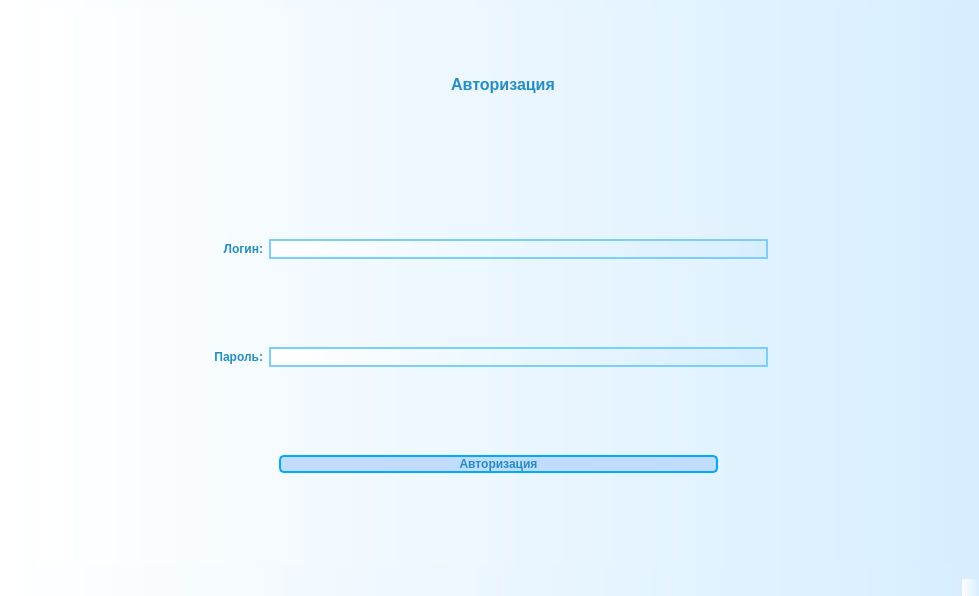
<?xml version="1.0" encoding="UTF-8"?>
<ui version="4.0">
 <class>MainWindow</class>
 <widget class="QMainWindow" name="MainWindow">
  <property name="geometry">
   <rect>
    <x>0</x>
    <y>0</y>
    <width>979</width>
    <height>596</height>
   </rect>
  </property>
  <property name="sizePolicy">
   <sizepolicy hsizetype="Preferred" vsizetype="Preferred">
    <horstretch>0</horstretch>
    <verstretch>0</verstretch>
   </sizepolicy>
  </property>
  <property name="palette">
   <palette>
    <active>
     <colorrole role="Button">
      <brush brushstyle="LinearGradientPattern">
       <gradient startx="0.000000000000000" starty="0.000000000000000" endx="1.000000000000000" endy="0.000000000000000" type="LinearGradient" spread="PadSpread" coordinatemode="ObjectBoundingMode">
        <gradientstop position="0.000000000000000">
         <color alpha="255">
          <red>255</red>
          <green>255</green>
          <blue>255</blue>
         </color>
        </gradientstop>
        <gradientstop position="1.000000000000000">
         <color alpha="255">
          <red>215</red>
          <green>238</green>
          <blue>255</blue>
         </color>
        </gradientstop>
       </gradient>
      </brush>
     </colorrole>
     <colorrole role="Base">
      <brush brushstyle="LinearGradientPattern">
       <gradient startx="0.000000000000000" starty="0.000000000000000" endx="1.000000000000000" endy="0.000000000000000" type="LinearGradient" spread="PadSpread" coordinatemode="ObjectBoundingMode">
        <gradientstop position="0.000000000000000">
         <color alpha="255">
          <red>255</red>
          <green>255</green>
          <blue>255</blue>
         </color>
        </gradientstop>
        <gradientstop position="1.000000000000000">
         <color alpha="255">
          <red>215</red>
          <green>238</green>
          <blue>255</blue>
         </color>
        </gradientstop>
       </gradient>
      </brush>
     </colorrole>
     <colorrole role="Window">
      <brush brushstyle="LinearGradientPattern">
       <gradient startx="0.000000000000000" starty="0.000000000000000" endx="1.000000000000000" endy="0.000000000000000" type="LinearGradient" spread="PadSpread" coordinatemode="ObjectBoundingMode">
        <gradientstop position="0.000000000000000">
         <color alpha="255">
          <red>255</red>
          <green>255</green>
          <blue>255</blue>
         </color>
        </gradientstop>
        <gradientstop position="1.000000000000000">
         <color alpha="255">
          <red>215</red>
          <green>238</green>
          <blue>255</blue>
         </color>
        </gradientstop>
       </gradient>
      </brush>
     </colorrole>
     <colorrole role="Shadow">
      <brush brushstyle="SolidPattern">
       <color alpha="255">
        <red>58</red>
        <green>193</green>
        <blue>255</blue>
       </color>
      </brush>
     </colorrole>
    </active>
    <inactive>
     <colorrole role="Button">
      <brush brushstyle="LinearGradientPattern">
       <gradient startx="0.000000000000000" starty="0.000000000000000" endx="1.000000000000000" endy="0.000000000000000" type="LinearGradient" spread="PadSpread" coordinatemode="ObjectBoundingMode">
        <gradientstop position="0.000000000000000">
         <color alpha="255">
          <red>255</red>
          <green>255</green>
          <blue>255</blue>
         </color>
        </gradientstop>
        <gradientstop position="1.000000000000000">
         <color alpha="255">
          <red>215</red>
          <green>238</green>
          <blue>255</blue>
         </color>
        </gradientstop>
       </gradient>
      </brush>
     </colorrole>
     <colorrole role="Base">
      <brush brushstyle="LinearGradientPattern">
       <gradient startx="0.000000000000000" starty="0.000000000000000" endx="1.000000000000000" endy="0.000000000000000" type="LinearGradient" spread="PadSpread" coordinatemode="ObjectBoundingMode">
        <gradientstop position="0.000000000000000">
         <color alpha="255">
          <red>255</red>
          <green>255</green>
          <blue>255</blue>
         </color>
        </gradientstop>
        <gradientstop position="1.000000000000000">
         <color alpha="255">
          <red>215</red>
          <green>238</green>
          <blue>255</blue>
         </color>
        </gradientstop>
       </gradient>
      </brush>
     </colorrole>
     <colorrole role="Window">
      <brush brushstyle="LinearGradientPattern">
       <gradient startx="0.000000000000000" starty="0.000000000000000" endx="1.000000000000000" endy="0.000000000000000" type="LinearGradient" spread="PadSpread" coordinatemode="ObjectBoundingMode">
        <gradientstop position="0.000000000000000">
         <color alpha="255">
          <red>255</red>
          <green>255</green>
          <blue>255</blue>
         </color>
        </gradientstop>
        <gradientstop position="1.000000000000000">
         <color alpha="255">
          <red>215</red>
          <green>238</green>
          <blue>255</blue>
         </color>
        </gradientstop>
       </gradient>
      </brush>
     </colorrole>
     <colorrole role="Shadow">
      <brush brushstyle="SolidPattern">
       <color alpha="255">
        <red>58</red>
        <green>193</green>
        <blue>255</blue>
       </color>
      </brush>
     </colorrole>
    </inactive>
    <disabled>
     <colorrole role="Button">
      <brush brushstyle="LinearGradientPattern">
       <gradient startx="0.000000000000000" starty="0.000000000000000" endx="1.000000000000000" endy="0.000000000000000" type="LinearGradient" spread="PadSpread" coordinatemode="ObjectBoundingMode">
        <gradientstop position="0.000000000000000">
         <color alpha="255">
          <red>255</red>
          <green>255</green>
          <blue>255</blue>
         </color>
        </gradientstop>
        <gradientstop position="1.000000000000000">
         <color alpha="255">
          <red>215</red>
          <green>238</green>
          <blue>255</blue>
         </color>
        </gradientstop>
       </gradient>
      </brush>
     </colorrole>
     <colorrole role="Base">
      <brush brushstyle="LinearGradientPattern">
       <gradient startx="0.000000000000000" starty="0.000000000000000" endx="1.000000000000000" endy="0.000000000000000" type="LinearGradient" spread="PadSpread" coordinatemode="ObjectBoundingMode">
        <gradientstop position="0.000000000000000">
         <color alpha="255">
          <red>255</red>
          <green>255</green>
          <blue>255</blue>
         </color>
        </gradientstop>
        <gradientstop position="1.000000000000000">
         <color alpha="255">
          <red>215</red>
          <green>238</green>
          <blue>255</blue>
         </color>
        </gradientstop>
       </gradient>
      </brush>
     </colorrole>
     <colorrole role="Window">
      <brush brushstyle="LinearGradientPattern">
       <gradient startx="0.000000000000000" starty="0.000000000000000" endx="1.000000000000000" endy="0.000000000000000" type="LinearGradient" spread="PadSpread" coordinatemode="ObjectBoundingMode">
        <gradientstop position="0.000000000000000">
         <color alpha="255">
          <red>255</red>
          <green>255</green>
          <blue>255</blue>
         </color>
        </gradientstop>
        <gradientstop position="1.000000000000000">
         <color alpha="255">
          <red>215</red>
          <green>238</green>
          <blue>255</blue>
         </color>
        </gradientstop>
       </gradient>
      </brush>
     </colorrole>
     <colorrole role="Shadow">
      <brush brushstyle="SolidPattern">
       <color alpha="255">
        <red>58</red>
        <green>193</green>
        <blue>255</blue>
       </color>
      </brush>
     </colorrole>
    </disabled>
   </palette>
  </property>
  <property name="windowTitle">
   <string>Электронное расписание</string>
  </property>
  <property name="autoFillBackground">
   <bool>false</bool>
  </property>
  <property name="styleSheet">
   <string notr="true">QWidget{
	background-color: qlineargradient(spread:pad, x1:0, y1:0, x2:1, y2:0, stop:0 rgb(255, 255, 255), stop:1 rgb(215, 238, 255));
}

QLabel{
	background-color: rgba(255, 255, 255, 0);
	color: rgb(34, 142, 200);
	font-weight: bold
}

QPushButton{
	color: rgb(34, 142, 200);
	font-weight: bold;
	background-color: rgb(193, 220, 255);
	border: 2px solid rgb(0, 170, 255);
	border-radius: 5px;
	margin-right: 50%;
	margin-left: 10%;
}

QLineEdit{
	border: 2px solid rgb(121, 208, 255)
}


</string>
  </property>
  <widget class="QWidget" name="centralwidget">
   <layout class="QGridLayout" name="gridLayout_6" columnstretch="2,90">
    <item row="0" column="0">
     <widget class="QLabel" name="label_26">
      <property name="text">
       <string/>
      </property>
     </widget>
    </item>
    <item row="0" column="1">
     <widget class="QStackedWidget" name="stackedWidget">
      <property name="currentIndex">
       <number>0</number>
      </property>
      <widget class="QWidget" name="authorization">
       <layout class="QGridLayout" name="gridLayout_2" rowstretch="0,0,0,0,0,0,0,0,0">
        <item row="3" column="0">
         <layout class="QGridLayout" name="gridLayout_3">
          <item row="1" column="0">
           <widget class="QLabel" name="label">
            <property name="font">
             <font>
              <pointsize>12</pointsize>
              <weight>75</weight>
              <bold>true</bold>
             </font>
            </property>
            <property name="layoutDirection">
             <enum>Qt::LeftToRight</enum>
            </property>
            <property name="text">
             <string>Авторизация</string>
            </property>
            <property name="alignment">
             <set>Qt::AlignCenter</set>
            </property>
           </widget>
          </item>
         </layout>
        </item>
        <item row="6" column="0" rowspan="3">
         <layout class="QGridLayout" name="gridLayout" rowstretch="30,0,0" columnstretch="12,5,40,15">
          <property name="sizeConstraint">
           <enum>QLayout::SetDefaultConstraint</enum>
          </property>
          <item row="2" column="2">
           <widget class="QPushButton" name="aut">
            <property name="sizePolicy">
             <sizepolicy hsizetype="Preferred" vsizetype="Fixed">
              <horstretch>0</horstretch>
              <verstretch>0</verstretch>
             </sizepolicy>
            </property>
            <property name="font">
             <font>
              <weight>75</weight>
              <bold>true</bold>
             </font>
            </property>
            <property name="text">
             <string>Авторизация</string>
            </property>
           </widget>
          </item>
          <item row="1" column="1">
           <widget class="QLabel" name="label_4">
            <property name="font">
             <font>
              <weight>75</weight>
              <bold>true</bold>
             </font>
            </property>
            <property name="text">
             <string>Пароль:</string>
            </property>
            <property name="alignment">
             <set>Qt::AlignRight|Qt::AlignTrailing|Qt::AlignVCenter</set>
            </property>
           </widget>
          </item>
          <item row="0" column="2">
           <widget class="QLineEdit" name="login">
            <property name="sizePolicy">
             <sizepolicy hsizetype="Preferred" vsizetype="Fixed">
              <horstretch>0</horstretch>
              <verstretch>0</verstretch>
             </sizepolicy>
            </property>
            <property name="minimumSize">
             <size>
              <width>0</width>
              <height>0</height>
             </size>
            </property>
            <property name="maximumSize">
             <size>
              <width>16777215</width>
              <height>16777215</height>
             </size>
            </property>
            <property name="maxLength">
             <number>50</number>
            </property>
            <property name="alignment">
             <set>Qt::AlignLeading|Qt::AlignLeft|Qt::AlignVCenter</set>
            </property>
           </widget>
          </item>
          <item row="0" column="0" colspan="2">
           <widget class="QLabel" name="label_3">
            <property name="font">
             <font>
              <weight>75</weight>
              <bold>true</bold>
             </font>
            </property>
            <property name="text">
             <string>Логин:</string>
            </property>
            <property name="alignment">
             <set>Qt::AlignRight|Qt::AlignTrailing|Qt::AlignVCenter</set>
            </property>
           </widget>
          </item>
          <item row="1" column="2">
           <widget class="QLineEdit" name="password">
            <property name="echoMode">
             <enum>QLineEdit::Password</enum>
            </property>
           </widget>
          </item>
          <item row="0" column="3">
           <widget class="QLabel" name="label_6">
            <property name="text">
             <string/>
            </property>
           </widget>
          </item>
         </layout>
        </item>
       </layout>
      </widget>
      <widget class="QWidget" name="account_stud">
       <property name="inputMethodHints">
        <set>Qt::ImhNone</set>
       </property>
       <layout class="QGridLayout" name="gridLayout_7" rowstretch="30,70,0" columnstretch="0">
        <property name="sizeConstraint">
         <enum>QLayout::SetDefaultConstraint</enum>
        </property>
        <item row="0" column="0">
         <layout class="QGridLayout" name="gridLayout_4">
          <property name="sizeConstraint">
           <enum>QLayout::SetDefaultConstraint</enum>
          </property>
          <item row="1" column="0">
           <widget class="QLabel" name="label_2">
            <property name="font">
             <font>
              <pointsize>12</pointsize>
              <weight>75</weight>
              <bold>true</bold>
             </font>
            </property>
            <property name="layoutDirection">
             <enum>Qt::LeftToRight</enum>
            </property>
            <property name="text">
             <string>Личный кабинет</string>
            </property>
            <property name="alignment">
             <set>Qt::AlignCenter</set>
            </property>
           </widget>
          </item>
         </layout>
        </item>
        <item row="1" column="0" rowspan="2">
         <layout class="QGridLayout" name="gridLayout_5" columnstretch="5,20,50,20">
          <property name="sizeConstraint">
           <enum>QLayout::SetDefaultConstraint</enum>
          </property>
          <item row="1" column="2">
           <widget class="QLineEdit" name="surname">
            <property name="readOnly">
             <bool>true</bool>
            </property>
           </widget>
          </item>
          <item row="2" column="1">
           <widget class="QLabel" name="label_9">
            <property name="text">
             <string>Отчество:</string>
            </property>
            <property name="alignment">
             <set>Qt::AlignRight|Qt::AlignTrailing|Qt::AlignVCenter</set>
            </property>
           </widget>
          </item>
          <item row="3" column="2">
           <widget class="QLineEdit" name="email"/>
          </item>
          <item row="1" column="1">
           <widget class="QLabel" name="label_8">
            <property name="font">
             <font>
              <weight>75</weight>
              <bold>true</bold>
             </font>
            </property>
            <property name="text">
             <string>Фамилия:</string>
            </property>
            <property name="alignment">
             <set>Qt::AlignRight|Qt::AlignTrailing|Qt::AlignVCenter</set>
            </property>
           </widget>
          </item>
          <item row="0" column="2">
           <widget class="QLineEdit" name="name">
            <property name="sizePolicy">
             <sizepolicy hsizetype="Preferred" vsizetype="Fixed">
              <horstretch>0</horstretch>
              <verstretch>0</verstretch>
             </sizepolicy>
            </property>
            <property name="minimumSize">
             <size>
              <width>0</width>
              <height>0</height>
             </size>
            </property>
            <property name="maximumSize">
             <size>
              <width>16777215</width>
              <height>16777215</height>
             </size>
            </property>
            <property name="maxLength">
             <number>50</number>
            </property>
            <property name="alignment">
             <set>Qt::AlignLeading|Qt::AlignLeft|Qt::AlignVCenter</set>
            </property>
            <property name="readOnly">
             <bool>true</bool>
            </property>
           </widget>
          </item>
          <item row="2" column="2">
           <widget class="QLineEdit" name="patronymic">
            <property name="readOnly">
             <bool>true</bool>
            </property>
           </widget>
          </item>
          <item row="5" column="2">
           <widget class="QPushButton" name="back_stud">
            <property name="text">
             <string>Назад</string>
            </property>
           </widget>
          </item>
          <item row="4" column="2">
           <widget class="QPushButton" name="save_changes_stud">
            <property name="sizePolicy">
             <sizepolicy hsizetype="Preferred" vsizetype="Fixed">
              <horstretch>0</horstretch>
              <verstretch>0</verstretch>
             </sizepolicy>
            </property>
            <property name="font">
             <font>
              <weight>75</weight>
              <bold>true</bold>
             </font>
            </property>
            <property name="text">
             <string>Сохранить изменения</string>
            </property>
           </widget>
          </item>
          <item row="0" column="1">
           <widget class="QLabel" name="label_10">
            <property name="text">
             <string>Имя:</string>
            </property>
            <property name="alignment">
             <set>Qt::AlignRight|Qt::AlignTrailing|Qt::AlignVCenter</set>
            </property>
           </widget>
          </item>
          <item row="3" column="1">
           <widget class="QLabel" name="label_7">
            <property name="sizePolicy">
             <sizepolicy hsizetype="Preferred" vsizetype="Fixed">
              <horstretch>0</horstretch>
              <verstretch>0</verstretch>
             </sizepolicy>
            </property>
            <property name="font">
             <font>
              <weight>75</weight>
              <bold>true</bold>
             </font>
            </property>
            <property name="text">
             <string>email:</string>
            </property>
            <property name="alignment">
             <set>Qt::AlignRight|Qt::AlignTrailing|Qt::AlignVCenter</set>
            </property>
           </widget>
          </item>
          <item row="0" column="3">
           <widget class="QLabel" name="label_15">
            <property name="text">
             <string/>
            </property>
           </widget>
          </item>
         </layout>
        </item>
       </layout>
      </widget>
      <widget class="QWidget" name="admin_account">
       <layout class="QGridLayout" name="gridLayout_8" rowstretch="20,20,90">
        <item row="1" column="0" rowspan="2">
         <layout class="QGridLayout" name="gridLayout_9" rowstretch="0,0,0,0,0,0" columnstretch="5,20,50,20">
          <property name="sizeConstraint">
           <enum>QLayout::SetDefaultConstraint</enum>
          </property>
          <property name="leftMargin">
           <number>9</number>
          </property>
          <property name="topMargin">
           <number>9</number>
          </property>
          <property name="rightMargin">
           <number>9</number>
          </property>
          <property name="bottomMargin">
           <number>9</number>
          </property>
          <item row="2" column="2">
           <widget class="QLineEdit" name="patronymic_admin">
            <property name="readOnly">
             <bool>false</bool>
            </property>
           </widget>
          </item>
          <item row="4" column="2">
           <widget class="QPushButton" name="save_changes">
            <property name="sizePolicy">
             <sizepolicy hsizetype="Preferred" vsizetype="Fixed">
              <horstretch>0</horstretch>
              <verstretch>0</verstretch>
             </sizepolicy>
            </property>
            <property name="font">
             <font>
              <weight>75</weight>
              <bold>true</bold>
             </font>
            </property>
            <property name="text">
             <string>Сохранить изменения</string>
            </property>
           </widget>
          </item>
          <item row="2" column="1">
           <widget class="QLabel" name="label_12">
            <property name="text">
             <string>Отчество</string>
            </property>
            <property name="alignment">
             <set>Qt::AlignRight|Qt::AlignTrailing|Qt::AlignVCenter</set>
            </property>
           </widget>
          </item>
          <item row="3" column="2">
           <widget class="QLineEdit" name="email_admin"/>
          </item>
          <item row="0" column="2">
           <widget class="QLineEdit" name="name_admin">
            <property name="sizePolicy">
             <sizepolicy hsizetype="Preferred" vsizetype="Fixed">
              <horstretch>0</horstretch>
              <verstretch>0</verstretch>
             </sizepolicy>
            </property>
            <property name="minimumSize">
             <size>
              <width>0</width>
              <height>0</height>
             </size>
            </property>
            <property name="maximumSize">
             <size>
              <width>16777215</width>
              <height>16777215</height>
             </size>
            </property>
            <property name="maxLength">
             <number>50</number>
            </property>
            <property name="alignment">
             <set>Qt::AlignLeading|Qt::AlignLeft|Qt::AlignVCenter</set>
            </property>
            <property name="readOnly">
             <bool>false</bool>
            </property>
           </widget>
          </item>
          <item row="1" column="2">
           <widget class="QLineEdit" name="surname_admin">
            <property name="readOnly">
             <bool>false</bool>
            </property>
           </widget>
          </item>
          <item row="5" column="2">
           <widget class="QPushButton" name="back">
            <property name="text">
             <string>Назад</string>
            </property>
           </widget>
          </item>
          <item row="1" column="1">
           <widget class="QLabel" name="label_14">
            <property name="font">
             <font>
              <weight>75</weight>
              <bold>true</bold>
             </font>
            </property>
            <property name="text">
             <string>Фамилия</string>
            </property>
            <property name="alignment">
             <set>Qt::AlignRight|Qt::AlignTrailing|Qt::AlignVCenter</set>
            </property>
           </widget>
          </item>
          <item row="0" column="1">
           <widget class="QLabel" name="label_13">
            <property name="text">
             <string>Имя</string>
            </property>
            <property name="alignment">
             <set>Qt::AlignRight|Qt::AlignTrailing|Qt::AlignVCenter</set>
            </property>
           </widget>
          </item>
          <item row="3" column="1">
           <widget class="QLabel" name="label_16">
            <property name="sizePolicy">
             <sizepolicy hsizetype="Preferred" vsizetype="Fixed">
              <horstretch>0</horstretch>
              <verstretch>0</verstretch>
             </sizepolicy>
            </property>
            <property name="font">
             <font>
              <weight>75</weight>
              <bold>true</bold>
             </font>
            </property>
            <property name="text">
             <string>email</string>
            </property>
            <property name="alignment">
             <set>Qt::AlignRight|Qt::AlignTrailing|Qt::AlignVCenter</set>
            </property>
           </widget>
          </item>
          <item row="0" column="3">
           <widget class="QLabel" name="label_24">
            <property name="text">
             <string/>
            </property>
           </widget>
          </item>
         </layout>
        </item>
        <item row="0" column="0">
         <widget class="QLabel" name="label_11">
          <property name="sizePolicy">
           <sizepolicy hsizetype="Preferred" vsizetype="Preferred">
            <horstretch>0</horstretch>
            <verstretch>0</verstretch>
           </sizepolicy>
          </property>
          <property name="font">
           <font>
            <pointsize>12</pointsize>
            <weight>75</weight>
            <bold>true</bold>
           </font>
          </property>
          <property name="layoutDirection">
           <enum>Qt::LeftToRight</enum>
          </property>
          <property name="text">
           <string>Личный кабинет(Администратор)</string>
          </property>
          <property name="alignment">
           <set>Qt::AlignCenter</set>
          </property>
         </widget>
        </item>
       </layout>
      </widget>
      <widget class="QWidget" name="student_schedule">
       <layout class="QGridLayout" name="gridLayout_13" rowstretch="20,80" columnstretch="0,0">
        <item row="0" column="1">
         <layout class="QGridLayout" name="gridLayout_11" columnstretch="5,10,30,30,20,60">
          <item row="2" column="0">
           <widget class="QLabel" name="label_17">
            <property name="text">
             <string>Группа:</string>
            </property>
            <property name="alignment">
             <set>Qt::AlignRight|Qt::AlignTrailing|Qt::AlignVCenter</set>
            </property>
           </widget>
          </item>
          <item row="2" column="2">
           <widget class="QPushButton" name="acc_stud">
            <property name="text">
             <string>Личный кабинет</string>
            </property>
           </widget>
          </item>
          <item row="2" column="1">
           <widget class="QLabel" name="group_name">
            <property name="sizePolicy">
             <sizepolicy hsizetype="Preferred" vsizetype="Preferred">
              <horstretch>0</horstretch>
              <verstretch>0</verstretch>
             </sizepolicy>
            </property>
            <property name="text">
             <string>Group-name</string>
            </property>
           </widget>
          </item>
          <item row="1" column="0" colspan="6">
           <widget class="QLabel" name="label_5">
            <property name="font">
             <font>
              <pointsize>12</pointsize>
              <weight>75</weight>
              <bold>true</bold>
             </font>
            </property>
            <property name="layoutDirection">
             <enum>Qt::LeftToRight</enum>
            </property>
            <property name="text">
             <string>Расписание</string>
            </property>
            <property name="alignment">
             <set>Qt::AlignCenter</set>
            </property>
           </widget>
          </item>
          <item row="2" column="3">
           <widget class="QPushButton" name="to_export_2">
            <property name="text">
             <string>Экспорт</string>
            </property>
           </widget>
          </item>
          <item row="2" column="4">
           <widget class="QPushButton" name="out">
            <property name="text">
             <string>Выйти</string>
            </property>
           </widget>
          </item>
         </layout>
        </item>
        <item row="1" column="1">
         <layout class="QGridLayout" name="gridLayout_12">
          <item row="0" column="0">
           <widget class="QTableWidget" name="tableWidget">
            <property name="layoutDirection">
             <enum>Qt::LeftToRight</enum>
            </property>
            <property name="inputMethodHints">
             <set>Qt::ImhNoEditMenu</set>
            </property>
            <property name="frameShape">
             <enum>QFrame::NoFrame</enum>
            </property>
            <property name="lineWidth">
             <number>1</number>
            </property>
            <property name="midLineWidth">
             <number>0</number>
            </property>
            <property name="autoScroll">
             <bool>false</bool>
            </property>
            <property name="editTriggers">
             <set>QAbstractItemView::NoEditTriggers</set>
            </property>
           </widget>
          </item>
         </layout>
        </item>
       </layout>
      </widget>
      <widget class="QWidget" name="admin_schedule">
       <layout class="QGridLayout" name="gridLayout_15" rowstretch="20,80">
        <item row="0" column="0">
         <layout class="QGridLayout" name="gridLayout_14" rowstretch="0,0,0" columnstretch="5,0,0,0,0,0,0">
          <item row="2" column="5">
           <widget class="QPushButton" name="out_admin">
            <property name="text">
             <string>Выйти</string>
            </property>
           </widget>
          </item>
          <item row="2" column="4">
           <widget class="QPushButton" name="to_export">
            <property name="text">
             <string>Экспорт</string>
            </property>
           </widget>
          </item>
          <item row="2" column="3">
           <widget class="QPushButton" name="acc_adm">
            <property name="text">
             <string>Личный кабинет</string>
            </property>
           </widget>
          </item>
          <item row="2" column="0">
           <widget class="QLabel" name="label_18">
            <property name="text">
             <string>Группа:</string>
            </property>
            <property name="alignment">
             <set>Qt::AlignRight|Qt::AlignTrailing|Qt::AlignVCenter</set>
            </property>
           </widget>
          </item>
          <item row="2" column="1">
           <widget class="QComboBox" name="groups"/>
          </item>
          <item row="2" column="2">
           <widget class="QPushButton" name="show_schedule">
            <property name="text">
             <string>Показать</string>
            </property>
           </widget>
          </item>
          <item row="1" column="0" colspan="7">
           <widget class="QLabel" name="label_19">
            <property name="font">
             <font>
              <pointsize>12</pointsize>
              <weight>75</weight>
              <bold>true</bold>
             </font>
            </property>
            <property name="layoutDirection">
             <enum>Qt::LeftToRight</enum>
            </property>
            <property name="text">
             <string>Расписание</string>
            </property>
            <property name="alignment">
             <set>Qt::AlignCenter</set>
            </property>
           </widget>
          </item>
          <item row="2" column="6">
           <widget class="QPushButton" name="to_add_user">
            <property name="text">
             <string>Добавить пользователя</string>
            </property>
           </widget>
          </item>
         </layout>
        </item>
        <item row="1" column="0">
         <widget class="QTableWidget" name="tableWidget_2">
          <property name="frameShape">
           <enum>QFrame::NoFrame</enum>
          </property>
          <property name="lineWidth">
           <number>1</number>
          </property>
          <property name="rowCount">
           <number>7</number>
          </property>
          <row/>
          <row/>
          <row/>
          <row/>
          <row/>
          <row/>
          <row/>
          <column>
           <property name="text">
            <string>Понедельник</string>
           </property>
          </column>
          <column>
           <property name="text">
            <string>Вторник</string>
           </property>
          </column>
          <column>
           <property name="text">
            <string>Среда</string>
           </property>
          </column>
          <column>
           <property name="text">
            <string>Четверг</string>
           </property>
          </column>
          <column>
           <property name="text">
            <string>Пятница</string>
           </property>
          </column>
          <column>
           <property name="text">
            <string>Суббота</string>
           </property>
          </column>
         </widget>
        </item>
       </layout>
      </widget>
      <widget class="QWidget" name="export_data">
       <layout class="QGridLayout" name="gridLayout_20" rowstretch="20,80,80">
        <item row="1" column="1" rowspan="2">
         <layout class="QGridLayout" name="gridLayout_17">
          <item row="7" column="1">
           <widget class="QPushButton" name="back_to_shedule">
            <property name="text">
             <string>Назад</string>
            </property>
           </widget>
          </item>
          <item row="0" column="0">
           <widget class="QLabel" name="label_22">
            <property name="sizePolicy">
             <sizepolicy hsizetype="Preferred" vsizetype="Preferred">
              <horstretch>0</horstretch>
              <verstretch>0</verstretch>
             </sizepolicy>
            </property>
            <property name="font">
             <font>
              <pointsize>10</pointsize>
              <weight>75</weight>
              <bold>true</bold>
             </font>
            </property>
            <property name="text">
             <string>Отчет о количестве часов </string>
            </property>
           </widget>
          </item>
          <item row="1" column="1">
           <widget class="QComboBox" name="subjects"/>
          </item>
          <item row="0" column="1">
           <widget class="QLabel" name="label_23">
            <property name="sizePolicy">
             <sizepolicy hsizetype="Preferred" vsizetype="Fixed">
              <horstretch>0</horstretch>
              <verstretch>0</verstretch>
             </sizepolicy>
            </property>
            <property name="font">
             <font>
              <pointsize>10</pointsize>
              <weight>75</weight>
              <bold>true</bold>
             </font>
            </property>
            <property name="text">
             <string>Создать отчет о количестве часов по предмету:</string>
            </property>
           </widget>
          </item>
          <item row="4" column="1">
           <widget class="QPushButton" name="create_report">
            <property name="text">
             <string>Создать</string>
            </property>
           </widget>
          </item>
          <item row="5" column="1">
           <widget class="QPushButton" name="export_report">
            <property name="text">
             <string>Экспорт отчета</string>
            </property>
           </widget>
          </item>
          <item row="6" column="1">
           <widget class="QPushButton" name="export_schedule">
            <property name="text">
             <string>Экспорт расписания</string>
            </property>
           </widget>
          </item>
          <item row="2" column="1">
           <widget class="QLabel" name="label_20">
            <property name="sizePolicy">
             <sizepolicy hsizetype="Preferred" vsizetype="Fixed">
              <horstretch>0</horstretch>
              <verstretch>0</verstretch>
             </sizepolicy>
            </property>
            <property name="text">
             <string>За период:</string>
            </property>
           </widget>
          </item>
          <item row="3" column="1">
           <widget class="QComboBox" name="period">
            <item>
             <property name="text">
              <string>Год</string>
             </property>
            </item>
            <item>
             <property name="text">
              <string>Месяц</string>
             </property>
            </item>
            <item>
             <property name="text">
              <string>Неделя</string>
             </property>
            </item>
           </widget>
          </item>
          <item row="1" column="0" rowspan="7">
           <widget class="QTextEdit" name="report">
            <property name="readOnly">
             <bool>true</bool>
            </property>
           </widget>
          </item>
         </layout>
        </item>
        <item row="0" column="1">
         <widget class="QLabel" name="label_21">
          <property name="font">
           <font>
            <pointsize>12</pointsize>
            <weight>75</weight>
            <bold>true</bold>
           </font>
          </property>
          <property name="layoutDirection">
           <enum>Qt::LeftToRight</enum>
          </property>
          <property name="text">
           <string>Экспорт</string>
          </property>
          <property name="alignment">
           <set>Qt::AlignCenter</set>
          </property>
         </widget>
        </item>
       </layout>
      </widget>
      <widget class="QWidget" name="addUser">
       <layout class="QGridLayout" name="gridLayout_10" rowstretch="20,60,20">
        <item row="0" column="0">
         <widget class="QLabel" name="label_25">
          <property name="font">
           <font>
            <pointsize>12</pointsize>
            <weight>75</weight>
            <bold>true</bold>
           </font>
          </property>
          <property name="text">
           <string>Добавление пользователя</string>
          </property>
         </widget>
        </item>
        <item row="1" column="0">
         <layout class="QFormLayout" name="formLayout">
          <item row="0" column="0">
           <widget class="QLabel" name="label_27">
            <property name="text">
             <string>Имя</string>
            </property>
           </widget>
          </item>
          <item row="0" column="1">
           <widget class="QLineEdit" name="name_2"/>
          </item>
          <item row="1" column="0">
           <widget class="QLabel" name="label_28">
            <property name="text">
             <string>Фамилия</string>
            </property>
           </widget>
          </item>
          <item row="1" column="1">
           <widget class="QLineEdit" name="surname_2"/>
          </item>
          <item row="2" column="0">
           <widget class="QLabel" name="label_29">
            <property name="text">
             <string>Отчество</string>
            </property>
           </widget>
          </item>
          <item row="2" column="1">
           <widget class="QLineEdit" name="patronymic_2"/>
          </item>
          <item row="3" column="0">
           <widget class="QLabel" name="label_30">
            <property name="text">
             <string>Email</string>
            </property>
           </widget>
          </item>
          <item row="3" column="1">
           <widget class="QLineEdit" name="email_2"/>
          </item>
          <item row="4" column="0">
           <widget class="QLabel" name="label_31">
            <property name="text">
             <string>Группа</string>
            </property>
           </widget>
          </item>
          <item row="5" column="0">
           <widget class="QLabel" name="label_32">
            <property name="text">
             <string>Логин</string>
            </property>
           </widget>
          </item>
          <item row="6" column="0">
           <widget class="QLabel" name="label_33">
            <property name="text">
             <string>Пароль</string>
            </property>
           </widget>
          </item>
          <item row="5" column="1">
           <widget class="QLineEdit" name="login_2"/>
          </item>
          <item row="6" column="1">
           <widget class="QLineEdit" name="password_2"/>
          </item>
          <item row="4" column="1">
           <widget class="QComboBox" name="groups_to_add"/>
          </item>
         </layout>
        </item>
        <item row="2" column="0">
         <layout class="QGridLayout" name="gridLayout_16">
          <item row="0" column="0">
           <widget class="QPushButton" name="add_user">
            <property name="text">
             <string>Добавить пользователя</string>
            </property>
           </widget>
          </item>
          <item row="1" column="0">
           <widget class="QPushButton" name="back_2">
            <property name="text">
             <string>Назад</string>
            </property>
           </widget>
          </item>
          <item row="0" column="1">
           <widget class="QLabel" name="label_34">
            <property name="text">
             <string/>
            </property>
           </widget>
          </item>
         </layout>
        </item>
       </layout>
      </widget>
     </widget>
    </item>
   </layout>
  </widget>
  <widget class="QMenuBar" name="menubar">
   <property name="geometry">
    <rect>
     <x>0</x>
     <y>0</y>
     <width>979</width>
     <height>26</height>
    </rect>
   </property>
  </widget>
  <widget class="QStatusBar" name="statusbar"/>
 </widget>
 <resources/>
 <connections/>
</ui>
